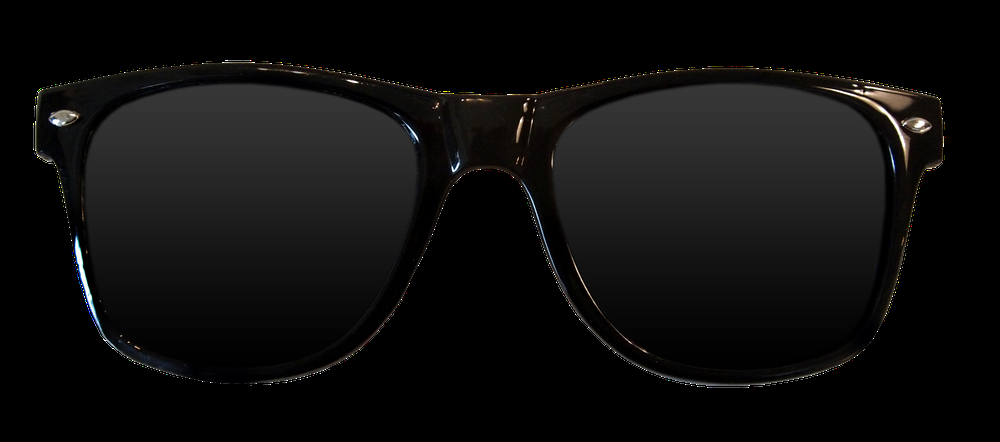
#> input picture 027 Instagram Filter/glasses.png, 1000 x 442 px, shrunk from 3381 x 1494 before the run, given in place of 001.mp4, which was not available
$ python 02_mainFile.py
#> lines starting #> are read from the running program, lines starting #| are printed output that depends on the picture; pictures that were not available may be replaced by others from this repository, and a replacement may not be noted
import cv2
import scaledFrame

#capture = cv2.VideoCapture(0)
capture = cv2.VideoCapture("001.mp4")

while True:
    isSuccessful, frame = capture.read()
#> frame is the input picture: shape (442, 1000, 3); mean B, G, R 13.1, 13.5, 13.8

    if isSuccessful:
        grayFrame = cv2.cvtColor(frame, cv2.COLOR_BGR2GRAY)

        blurFrame = cv2.blur(grayFrame, (25,25))
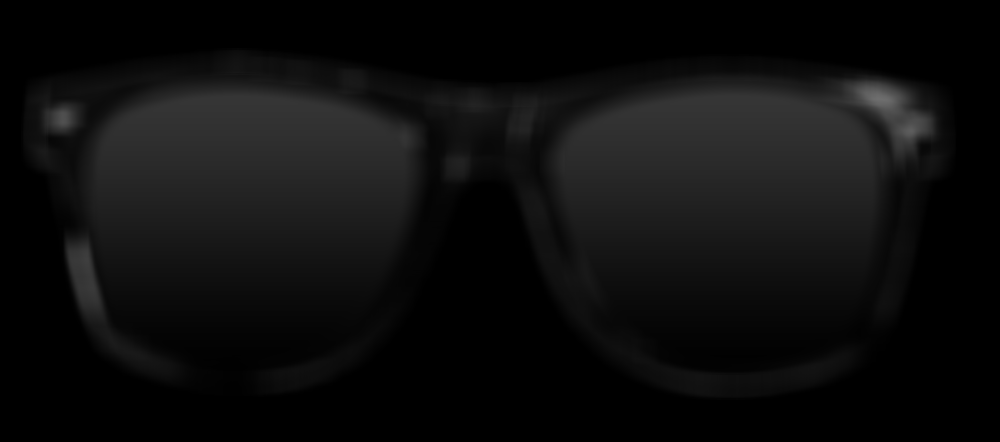
#> blurFrame: shape (442, 1000); min 0, max 110, mean 13.5
        medianBlur = cv2.medianBlur(grayFrame, 5)
        gaussBlur = cv2.GaussianBlur(grayFrame,  (25,25), 0)
        bilatBlur = cv2.bilateralFilter(grayFrame, 9, 75, 75)

        mergeFrame = cv2.hconcat([
            cv2.vconcat([blurFrame, medianBlur]),
            cv2.vconcat([gaussBlur, bilatBlur])
            ])
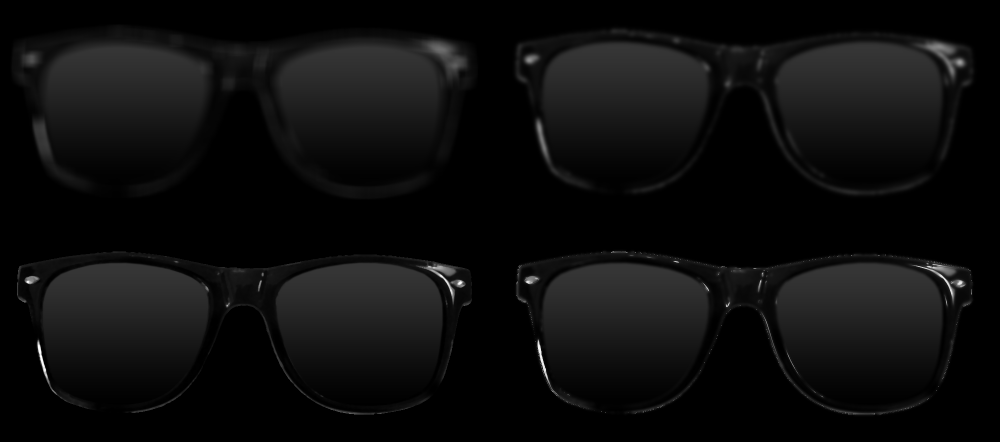
#> mergeFrame: shape (884, 2000) (shown at 1/2 size); min 0, max 254, mean 13.3

#> (the run stopped early here; a loop or call above may not have finished)

$ run again, on 027 Instagram Filter/hat.png
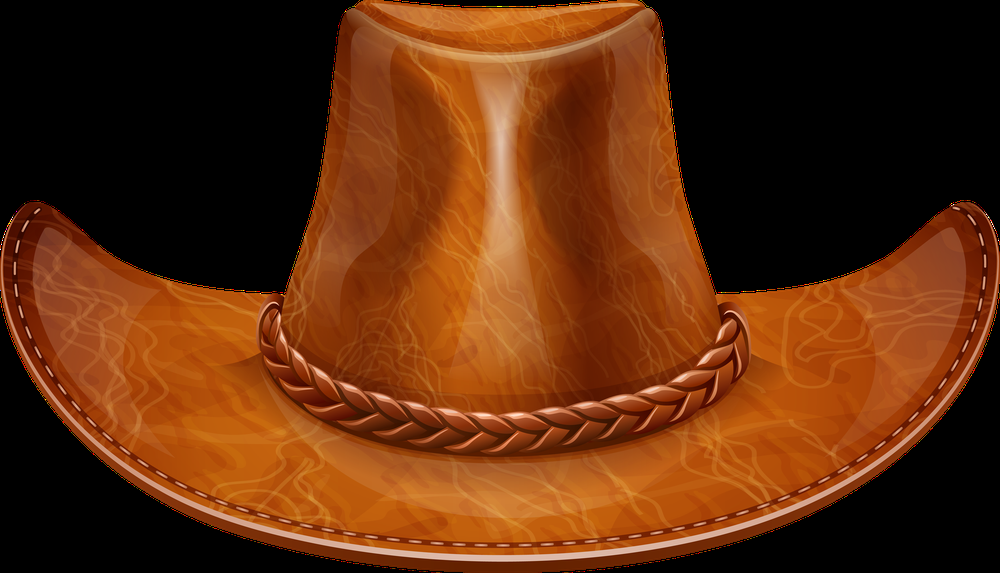
#> input picture 027 Instagram Filter/hat.png, 1000 x 573 px, shrunk from 3497 x 2004 before the run, given in place of 001.mp4, which was not available
#> frame is the input picture: shape (573, 1000, 3); mean B, G, R 13.2, 45, 95.2
#> `blurFrame = cv2.blur(grayFrame, (25,25))`:
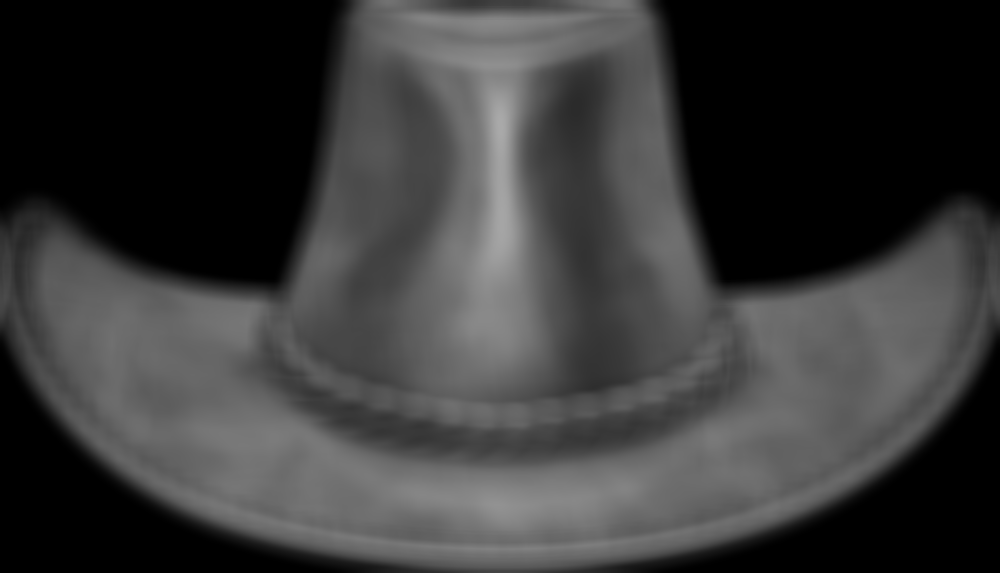
#> blurFrame: shape (573, 1000); min 0, max 169, mean 56.5
#> `mergeFrame = cv2.hconcat([ cv2.vconcat([blurFrame, medianBlur]), cv2.v..`:
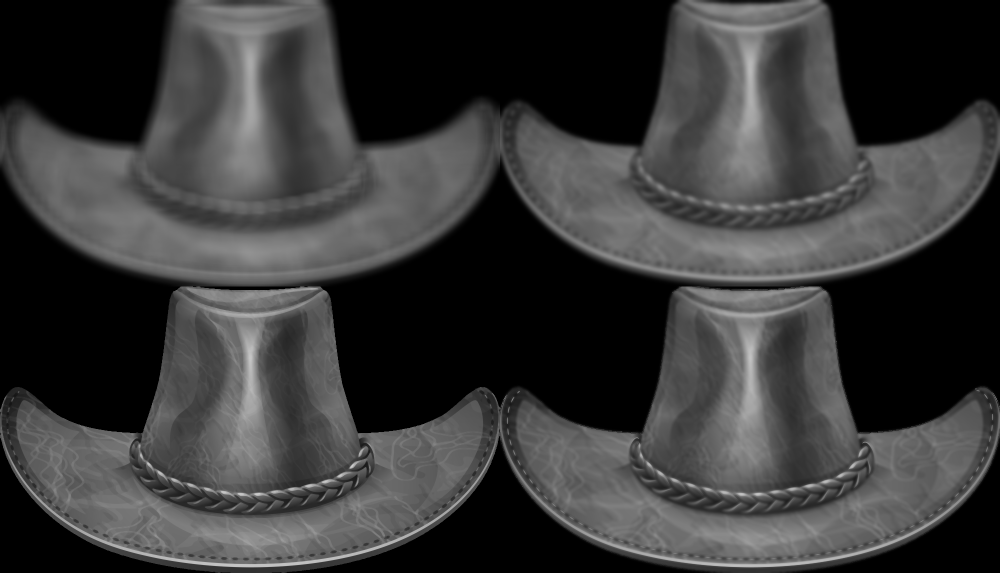
#> mergeFrame: shape (1146, 2000) (shown at 1/2 size); min 0, max 209, mean 56.3
